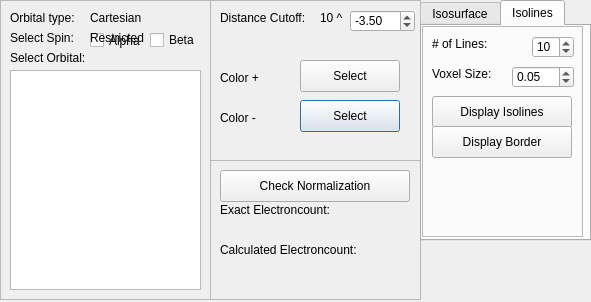
<?xml version="1.0" encoding="UTF-8"?>
<ui version="4.0">
 <class>MOs_dialog</class>
 <widget class="QDialog" name="MOs_dialog">
  <property name="geometry">
   <rect>
    <x>0</x>
    <y>0</y>
    <width>591</width>
    <height>302</height>
   </rect>
  </property>
  <property name="windowTitle">
   <string>Orbitals</string>
  </property>
  <widget class="QFrame" name="normalizationFrame">
   <property name="geometry">
    <rect>
     <x>210</x>
     <y>160</y>
     <width>211</width>
     <height>140</height>
    </rect>
   </property>
   <property name="frameShape">
    <enum>QFrame::StyledPanel</enum>
   </property>
   <property name="frameShadow">
    <enum>QFrame::Raised</enum>
   </property>
   <widget class="QLabel" name="label_2">
    <property name="geometry">
     <rect>
      <x>10</x>
      <y>40</y>
      <width>131</width>
      <height>20</height>
     </rect>
    </property>
    <property name="text">
     <string>Exact Electroncount:</string>
    </property>
   </widget>
   <widget class="QLabel" name="label_8">
    <property name="geometry">
     <rect>
      <x>10</x>
      <y>80</y>
      <width>161</width>
      <height>20</height>
     </rect>
    </property>
    <property name="text">
     <string>Calculated Electroncount:</string>
    </property>
   </widget>
   <widget class="QLabel" name="exactCountLabel">
    <property name="geometry">
     <rect>
      <x>10</x>
      <y>60</y>
      <width>131</width>
      <height>20</height>
     </rect>
    </property>
    <property name="text">
     <string/>
    </property>
   </widget>
   <widget class="QPushButton" name="normalizationButton">
    <property name="geometry">
     <rect>
      <x>10</x>
      <y>10</y>
      <width>190</width>
      <height>32</height>
     </rect>
    </property>
    <property name="text">
     <string>Check Normalization</string>
    </property>
    <property name="autoDefault">
     <bool>false</bool>
    </property>
   </widget>
   <widget class="QLabel" name="calculatedCountLabel">
    <property name="geometry">
     <rect>
      <x>10</x>
      <y>100</y>
      <width>131</width>
      <height>20</height>
     </rect>
    </property>
    <property name="text">
     <string/>
    </property>
   </widget>
  </widget>
  <widget class="QFrame" name="molecularOrbitalFrame">
   <property name="geometry">
    <rect>
     <x>0</x>
     <y>0</y>
     <width>211</width>
     <height>300</height>
    </rect>
   </property>
   <property name="frameShape">
    <enum>QFrame::StyledPanel</enum>
   </property>
   <property name="frameShadow">
    <enum>QFrame::Raised</enum>
   </property>
   <widget class="QTableWidget" name="orbitalSelector">
    <property name="geometry">
     <rect>
      <x>10</x>
      <y>70</y>
      <width>191</width>
      <height>220</height>
     </rect>
    </property>
   </widget>
   <widget class="QLabel" name="orbTypeLabel">
    <property name="geometry">
     <rect>
      <x>90</x>
      <y>10</y>
      <width>101</width>
      <height>16</height>
     </rect>
    </property>
    <property name="maximumSize">
     <size>
      <width>101</width>
      <height>16</height>
     </size>
    </property>
    <property name="text">
     <string>Cartesian</string>
    </property>
   </widget>
   <widget class="QLabel" name="label">
    <property name="geometry">
     <rect>
      <x>10</x>
      <y>10</y>
      <width>81</width>
      <height>16</height>
     </rect>
    </property>
    <property name="text">
     <string>Orbital type:</string>
    </property>
   </widget>
   <widget class="QCheckBox" name="betaCheckBox">
    <property name="geometry">
     <rect>
      <x>150</x>
      <y>30</y>
      <width>61</width>
      <height>20</height>
     </rect>
    </property>
    <property name="text">
     <string>Beta</string>
    </property>
   </widget>
   <widget class="QCheckBox" name="alphaCheckBox">
    <property name="geometry">
     <rect>
      <x>90</x>
      <y>30</y>
      <width>61</width>
      <height>21</height>
     </rect>
    </property>
    <property name="text">
     <string>Alpha</string>
    </property>
   </widget>
   <widget class="QLabel" name="restrictedLabel">
    <property name="geometry">
     <rect>
      <x>90</x>
      <y>30</y>
      <width>61</width>
      <height>16</height>
     </rect>
    </property>
    <property name="text">
     <string>Restricted</string>
    </property>
   </widget>
   <widget class="QLabel" name="label_3">
    <property name="geometry">
     <rect>
      <x>10</x>
      <y>50</y>
      <width>91</width>
      <height>16</height>
     </rect>
    </property>
    <property name="text">
     <string>Select Orbital:</string>
    </property>
   </widget>
   <widget class="QLabel" name="label_7">
    <property name="geometry">
     <rect>
      <x>10</x>
      <y>30</y>
      <width>91</width>
      <height>16</height>
     </rect>
    </property>
    <property name="text">
     <string>Select Spin:</string>
    </property>
   </widget>
  </widget>
  <widget class="QFrame" name="generalFrame">
   <property name="geometry">
    <rect>
     <x>210</x>
     <y>0</y>
     <width>211</width>
     <height>161</height>
    </rect>
   </property>
   <property name="frameShape">
    <enum>QFrame::StyledPanel</enum>
   </property>
   <property name="frameShadow">
    <enum>QFrame::Raised</enum>
   </property>
   <widget class="QLabel" name="label_10">
    <property name="geometry">
     <rect>
      <x>110</x>
      <y>10</y>
      <width>27</width>
      <height>16</height>
     </rect>
    </property>
    <property name="text">
     <string>10 ^</string>
    </property>
   </widget>
   <widget class="QDoubleSpinBox" name="cutoffSpinBox">
    <property name="geometry">
     <rect>
      <x>140</x>
      <y>10</y>
      <width>65</width>
      <height>22</height>
     </rect>
    </property>
    <property name="decimals">
     <number>2</number>
    </property>
    <property name="minimum">
     <double>-15.000000000000000</double>
    </property>
    <property name="maximum">
     <double>-2.000000000000000</double>
    </property>
    <property name="singleStep">
     <double>0.100000000000000</double>
    </property>
    <property name="value">
     <double>-3.500000000000000</double>
    </property>
   </widget>
   <widget class="QLabel" name="label_9">
    <property name="geometry">
     <rect>
      <x>10</x>
      <y>10</y>
      <width>101</width>
      <height>16</height>
     </rect>
    </property>
    <property name="text">
     <string>Distance Cutoff:</string>
    </property>
   </widget>
   <widget class="QPushButton" name="colorMinusButton">
    <property name="geometry">
     <rect>
      <x>90</x>
      <y>100</y>
      <width>100</width>
      <height>32</height>
     </rect>
    </property>
    <property name="text">
     <string>Select</string>
    </property>
   </widget>
   <widget class="QPushButton" name="colorPlusButton">
    <property name="geometry">
     <rect>
      <x>90</x>
      <y>60</y>
      <width>100</width>
      <height>32</height>
     </rect>
    </property>
    <property name="text">
     <string>Select</string>
    </property>
   </widget>
   <widget class="QLabel" name="label_11">
    <property name="geometry">
     <rect>
      <x>10</x>
      <y>70</y>
      <width>58</width>
      <height>16</height>
     </rect>
    </property>
    <property name="text">
     <string>Color +</string>
    </property>
   </widget>
   <widget class="QLabel" name="label_12">
    <property name="geometry">
     <rect>
      <x>10</x>
      <y>110</y>
      <width>58</width>
      <height>16</height>
     </rect>
    </property>
    <property name="text">
     <string>Color -</string>
    </property>
   </widget>
  </widget>
  <widget class="QTabWidget" name="isoTab">
   <property name="geometry">
    <rect>
     <x>420</x>
     <y>0</y>
     <width>171</width>
     <height>241</height>
    </rect>
   </property>
   <property name="currentIndex">
    <number>1</number>
   </property>
   <widget class="QWidget" name="isosurfaceTab">
    <attribute name="title">
     <string>Isosurface</string>
    </attribute>
    <widget class="QFrame" name="isosurfaceFrame">
     <property name="geometry">
      <rect>
       <x>0</x>
       <y>0</y>
       <width>161</width>
       <height>201</height>
      </rect>
     </property>
     <property name="frameShape">
      <enum>QFrame::StyledPanel</enum>
     </property>
     <property name="frameShadow">
      <enum>QFrame::Raised</enum>
     </property>
     <widget class="QLabel" name="label_4">
      <property name="geometry">
       <rect>
        <x>10</x>
        <y>10</y>
        <width>91</width>
        <height>16</height>
       </rect>
      </property>
      <property name="text">
       <string>Box Size</string>
      </property>
     </widget>
     <widget class="QDoubleSpinBox" name="cubeBoxSizeSpinBox">
      <property name="geometry">
       <rect>
        <x>90</x>
        <y>10</y>
        <width>65</width>
        <height>22</height>
       </rect>
      </property>
      <property name="decimals">
       <number>1</number>
      </property>
      <property name="minimum">
       <double>-1.900000000000000</double>
      </property>
      <property name="maximum">
       <double>20.000000000000000</double>
      </property>
      <property name="singleStep">
       <double>0.100000000000000</double>
      </property>
      <property name="value">
       <double>0.000000000000000</double>
      </property>
     </widget>
     <widget class="QCheckBox" name="checkBoxWireMesh">
      <property name="geometry">
       <rect>
        <x>10</x>
        <y>130</y>
        <width>85</width>
        <height>20</height>
       </rect>
      </property>
      <property name="text">
       <string>Wire Mesh</string>
      </property>
     </widget>
     <widget class="QPushButton" name="toggleDisplayBoxButton">
      <property name="geometry">
       <rect>
        <x>10</x>
        <y>90</y>
        <width>140</width>
        <height>32</height>
       </rect>
      </property>
      <property name="text">
       <string>Display Box</string>
      </property>
      <property name="autoDefault">
       <bool>false</bool>
      </property>
     </widget>
     <widget class="QPushButton" name="displayMos">
      <property name="geometry">
       <rect>
        <x>10</x>
        <y>160</y>
        <width>140</width>
        <height>32</height>
       </rect>
      </property>
      <property name="text">
       <string>Display Orbital</string>
      </property>
      <property name="autoDefault">
       <bool>false</bool>
      </property>
     </widget>
     <widget class="QDoubleSpinBox" name="isoValueSpinBox">
      <property name="geometry">
       <rect>
        <x>90</x>
        <y>70</y>
        <width>65</width>
        <height>22</height>
       </rect>
      </property>
      <property name="decimals">
       <number>4</number>
      </property>
      <property name="minimum">
       <double>0.000100000000000</double>
      </property>
      <property name="maximum">
       <double>1.000000000000000</double>
      </property>
      <property name="singleStep">
       <double>0.005000000000000</double>
      </property>
      <property name="value">
       <double>0.200000000000000</double>
      </property>
     </widget>
     <widget class="QLabel" name="label_6">
      <property name="geometry">
       <rect>
        <x>10</x>
        <y>70</y>
        <width>91</width>
        <height>16</height>
       </rect>
      </property>
      <property name="text">
       <string>Isovalue:</string>
      </property>
     </widget>
     <widget class="QLabel" name="label_5">
      <property name="geometry">
       <rect>
        <x>10</x>
        <y>40</y>
        <width>91</width>
        <height>16</height>
       </rect>
      </property>
      <property name="text">
       <string>Voxel Size:</string>
      </property>
     </widget>
     <widget class="QDoubleSpinBox" name="voxelSizeSpinBox">
      <property name="geometry">
       <rect>
        <x>90</x>
        <y>40</y>
        <width>65</width>
        <height>22</height>
       </rect>
      </property>
      <property name="decimals">
       <number>2</number>
      </property>
      <property name="minimum">
       <double>0.050000000000000</double>
      </property>
      <property name="maximum">
       <double>1.000000000000000</double>
      </property>
      <property name="singleStep">
       <double>0.050000000000000</double>
      </property>
      <property name="value">
       <double>0.200000000000000</double>
      </property>
     </widget>
    </widget>
   </widget>
   <widget class="QWidget" name="isolineTab">
    <attribute name="title">
     <string>Isolines</string>
    </attribute>
    <widget class="QFrame" name="isoLineFrame">
     <property name="geometry">
      <rect>
       <x>0</x>
       <y>0</y>
       <width>161</width>
       <height>211</height>
      </rect>
     </property>
     <property name="frameShape">
      <enum>QFrame::StyledPanel</enum>
     </property>
     <property name="frameShadow">
      <enum>QFrame::Raised</enum>
     </property>
     <widget class="QSpinBox" name="numberLinesSpinBox">
      <property name="geometry">
       <rect>
        <x>110</x>
        <y>10</y>
        <width>42</width>
        <height>22</height>
       </rect>
      </property>
      <property name="minimum">
       <number>3</number>
      </property>
      <property name="maximum">
       <number>20</number>
      </property>
      <property name="value">
       <number>10</number>
      </property>
     </widget>
     <widget class="QLabel" name="label_13">
      <property name="geometry">
       <rect>
        <x>10</x>
        <y>10</y>
        <width>70</width>
        <height>16</height>
       </rect>
      </property>
      <property name="text">
       <string># of Lines:</string>
      </property>
     </widget>
     <widget class="QPushButton" name="displayIsolinesButton">
      <property name="geometry">
       <rect>
        <x>10</x>
        <y>70</y>
        <width>140</width>
        <height>32</height>
       </rect>
      </property>
      <property name="text">
       <string>Display Isolines</string>
      </property>
     </widget>
     <widget class="QLabel" name="label_14">
      <property name="geometry">
       <rect>
        <x>10</x>
        <y>40</y>
        <width>70</width>
        <height>16</height>
       </rect>
      </property>
      <property name="text">
       <string>Voxel Size:</string>
      </property>
     </widget>
     <widget class="QDoubleSpinBox" name="isolineVoxelSizeSpinBox">
      <property name="geometry">
       <rect>
        <x>90</x>
        <y>40</y>
        <width>62</width>
        <height>22</height>
       </rect>
      </property>
      <property name="minimum">
       <double>0.030000000000000</double>
      </property>
      <property name="maximum">
       <double>0.500000000000000</double>
      </property>
      <property name="singleStep">
       <double>0.010000000000000</double>
      </property>
      <property name="value">
       <double>0.050000000000000</double>
      </property>
     </widget>
     <widget class="QPushButton" name="displayIsolineBorderButton">
      <property name="geometry">
       <rect>
        <x>10</x>
        <y>100</y>
        <width>140</width>
        <height>32</height>
       </rect>
      </property>
      <property name="text">
       <string>Display Border</string>
      </property>
     </widget>
    </widget>
   </widget>
  </widget>
 </widget>
 <resources/>
 <connections/>
</ui>
